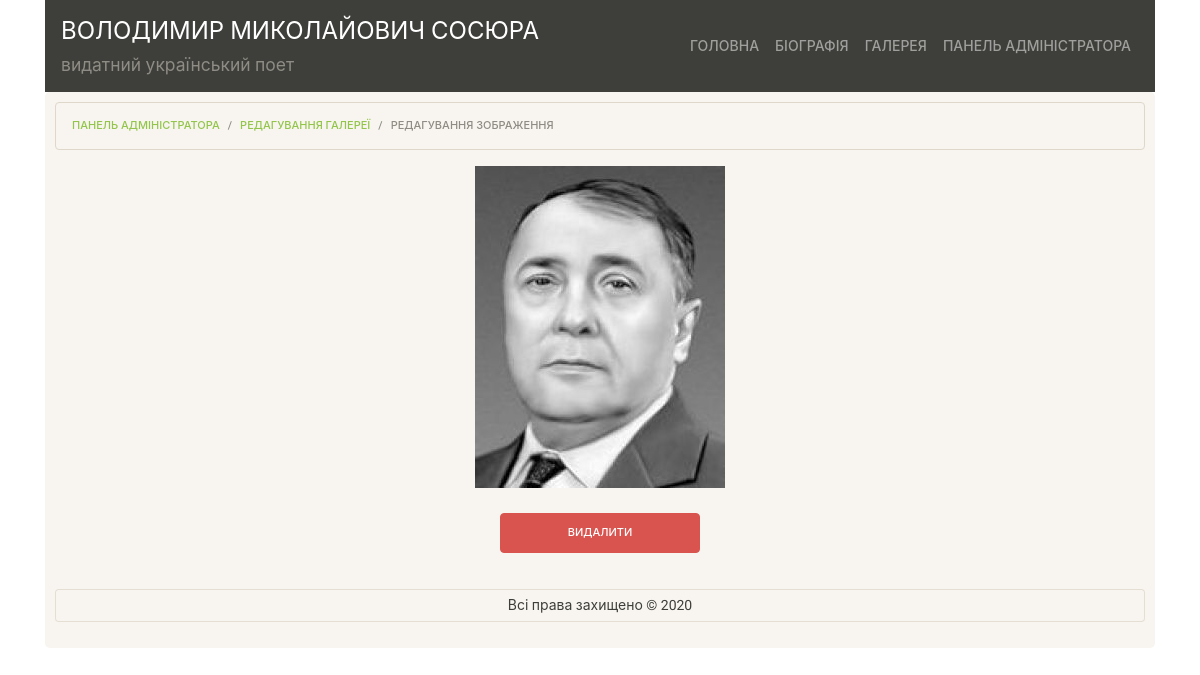
/lab10/public/admin/edit_gallery_photo.php?id=1 (signed in), run on the app's committed database.
### tables this page shows
CREATE TABLE `site_head` (
  `id` int(11) NOT NULL,
  `author_full_name` varchar(50) NOT NULL,
  `description` varchar(50) NOT NULL
);

CREATE TABLE `gallery` (
  `id` int(11) NOT NULL,
  `photo_url` varchar(50) NOT NULL
);

### lab10/src/services/Utils.php (called while the page is built, shortened)
<?php
class Utils {
    public static function get_file_hash($filename) {
        return date('YmdHis', filemtime($filename));
    }
}

### lab10/src/services/Auth.php (called while the page is built, shortened)
<?php
require_once __DIR__."/../dao/UserDaoPdo.php";
class Auth {
    private static ?Auth $singleton = null;
    private PDO $db;
    private UserDaoPdo $userDao;
    private ?User $user;
    private function __construct(PDO $db) {
        $this->db = $db;
        $this->userDao = new UserDaoPdo($db);
        $this->user = null;
        $this->tryRestoreFromSession();
    }
    private function tryRestoreFromSession() {
        if (isset($_SESSION['username']) && isset($_SESSION['password'])) {
            $username = $_SESSION['username'];
            $user = $this->userDao->findOneWithUsername($username);
            $this->user = $user;
        }
    }
    public static function instance() {
        if (Auth::$singleton == null) {
            include __DIR__."/../../config/db.php";
            Auth::$singleton = new Auth($db);
        }
        return Auth::$singleton;
    }
    public function getDb() {
        return $this->db;
    }
    public function isLoggedIn() {
        return $this->user != null;
    }
    public function isLoggedAsEditor() {
        return $this->isLoggedIn() && $this->user->isEditor();
    }
}

### lab10/src/dao/PdoDao.php (called while the page is built, shortened)
<?php
abstract class PdoDao {
    protected PDO $db;
    public function __construct(PDO $db) {
        $this->db = $db;
    }
    public function getById($id) {
        $stmt = $this->db->prepare("SELECT * FROM `{$this->getTableName()}` WHERE `id` = ?");
        $stmt->execute([$id]);
        $row = $stmt->fetch();
        return $this->associativeArrayToObject($row);
    }
}

### lab10/src/dao/SiteHeadDaoPdo.php (called while the page is built, shortened)
<?php
require_once __DIR__ . "/../models/SiteHead.php";
require_once __DIR__ . "/PdoDao.php";
class SiteHeadDaoPdo extends PdoDao {
    protected function getTableName() {
        return self::TABLE_NAME;
    }
    protected function associativeArrayToObject($arr) {
        return SiteHead::fromArray($arr);
    }
}

### lab10/src/models/SiteHead.php (called while the page is built, shortened)
<?php
class SiteHead {
    private $author_full_name;
    private $description;
    public static function fromArray($arr) {
        $obj = new SiteHead();
        foreach ($arr as $key => $value) {
            if (is_numeric($key)) continue;
            $obj->{$key} = $value;
        }
        return $obj;
    }
    public function getAuthorFullName() {
        return $this->author_full_name;
    }
    public function getDescription() {
        return $this->description;
    }
}

### lab10/src/dao/UserDaoPdo.php (called while the page is built, shortened)
<?php
require_once __DIR__ . "/../models/User.php";
require_once __DIR__ . "/PdoDao.php";
class UserDaoPdo extends PdoDao {
    protected function getTableName() {
        return self::TABLE_NAME;
    }
    protected function associativeArrayToObject($arr) {
        return User::fromArray($arr);
    }
    public function findOneWithUsername($username) {
        $stmt = $this->db->prepare("SELECT * FROM `{$this->getTableName()}` WHERE `username` = ?");
        $stmt->execute([$username]);
        $row = $stmt->fetch();
        return $this->associativeArrayToObject($row);
    }
}

### lab10/src/models/User.php (called while the page is built, shortened)
<?php
class User {
    private $role_id;
    public function isEditor() {
        return $this->getRoleId() >= 2;
    }
    public function getRoleId() {
        return $this->role_id;
    }
}

### lab10/src/request_handlers/EditGalleryPhoto.php (called while the page is built, shortened)
<?php
require_once __DIR__."/../dao/GalleryPhotoDaoPdo.php";
require_once __DIR__."/../services/Auth.php";
class EditGalleryPhotoHandler {
    public static function getGalleryPhoto() {
        if (!empty($_GET['id']) && is_numeric($_GET['id'])) {
            $id = $_GET['id'];
            $galleryPhotoDao = new GalleryPhotoDaoPdo(Auth::instance()->getDb());
            $galleryPhoto = $galleryPhotoDao->getById($id);
            if ($galleryPhoto != FALSE) {
                return $galleryPhoto;
            }
        }
        die();
    }
}

### lab10/src/dao/GalleryPhotoDaoPdo.php (called while the page is built, shortened)
<?php
require_once __DIR__ . "/../models/GalleryPhoto.php";
require_once __DIR__ . "/PdoDao.php";
class GalleryPhotoDaoPdo extends PdoDao {
    protected function getTableName() {
        return self::TABLE_NAME;
    }
    protected function associativeArrayToObject($arr) {
        return GalleryPhoto::fromArray($arr);
    }
}

### lab10/src/models/GalleryPhoto.php (called while the page is built, shortened)
<?php
class GalleryPhoto {
    private $photo_url;
    public static function fromArray($arr) {
        $obj = new GalleryPhoto();
        foreach ($arr as $key => $value) {
            if (is_numeric($key)) continue;
            $obj->{$key} = $value;
        }
        return $obj;
    }
    public function getPhotoUrl() {
        return $this->photo_url;
    }
}

### lab10/public/admin/edit_gallery_photo.php (the view, shortened to what this page needs)
<?php
require_once __DIR__."/../../src/services/Auth.php";
require_once __DIR__."/../../src/dao/GalleryPhotoDaoPdo.php";
require_once __DIR__."/../../src/request_handlers/EditGalleryPhoto.php";
if (!Auth::instance()->isLoggedAsEditor()) {
    header("Location: ./login.php");
    die();
}
$galleryPhoto = EditGalleryPhotoHandler::getGalleryPhoto();
$breadcrumb_path = [
    "Панель адміністратора" => "./",
    "Редагування галереї" => "./edit_gallery.php",
    "Редагування зображення" => "#",
];
require_once __DIR__."/../templates/head.php";
?>
<div class="row justify-content-center">
    <img id="selected_image" src="./../upload/<?= $galleryPhoto->getPhotoUrl(); ?>" style="max-width: 800px; max-height: 600px;">
</div>
<form method="POST">
    <div class="row justify-content-center" style="margin-top: 15px;">
        <input type="submit" class="save-btn btn btn-danger" onclick="return confirm('Ви дійсно хочете видалити дане зображення з галереї?');" value="Видалити">
    </div>
</form>
<?php
require_once __DIR__."/../templates/footer.php";
?>

### lab10/public/templates/head.php (shortened to what this page needs)
<?php
require_once __DIR__."/../../src/services/Utils.php";
require_once __DIR__."/../../src/services/Auth.php";
require_once __DIR__."/../../src/dao/SiteHeadDaoPdo.php";
$siteHeadPdo = new SiteHeadDaoPdo(Auth::instance()->getDb());
$siteHead = $siteHeadPdo->getById(1);
?>
<!DOCTYPE html>
<html lang="ua">
<head>
    <link rel="stylesheet" href="/assets/css/bootstrap.css?hash=<?= Utils::get_file_hash(__DIR__."/../assets/css/bootstrap.css"); ?>">
    <link rel="stylesheet" href="/assets/css/main.css?hash=<?= Utils::get_file_hash(__DIR__."/../assets/css/main.css"); ?>">
    <link rel="stylesheet" href="/assets/css/ekko-lightbox.css?hash=<?= Utils::get_file_hash(__DIR__."/../assets/css/ekko-lightbox.css"); ?>">
</head>
<body>
<div class="container">
    <nav class="navbar navbar-expand-lg navbar-dark bg-primary">
    <div class="row">
      <div class="col">
        <div class="row">
        <div class="col">
            <a class="navbar-brand" href="/"><?= $siteHead->getAuthorFullName(); ?></a>
        </div>
        </div>
        <div class="row">
        <div class="col">
            <h5 class="text-secondary"><?= $siteHead->getDescription(); ?></h5>
        </div>
        </div>
      </div>
    </div>
    <div class="collapse navbar-collapse justify-content-end" id="navbarColor01">
        <ul class="navbar-nav">
        <li class="nav-item <?= empty($is_nav_page_main) ? '' : 'active'; ?>">
            <a class="nav-link top-menu-link" href="/">Головна</a>
        </li>
        <li class="nav-item <?= empty($is_nav_page_bio) ? '' : 'active'; ?>">
            <a class="nav-link top-menu-link" href="/biography.php">Біографія</a>
        </li>
        <li class="nav-item <?= empty($is_nav_page_gallery) ? '' : 'active'; ?>">
            <a class="nav-link top-menu-link" href="/gallery.php">Галерея</a>
        </li>
        <?php if (Auth::instance()->isLoggedAsEditor()): ?>
        <li class="nav-item <?= empty($is_nav_page_admin) ? '' : 'active'; ?>">
            <a class="nav-link top-menu-link" href="/admin/">Панель адміністратора</a>
        </li>
        <?php endif; ?>
        </ul>
    </div>
    </nav>
    <div class="jumbotron content">
      <ol class="breadcrumb">
        <?php
        foreach ($breadcrumb_path as $key => $value):
            if ($key != array_key_last($breadcrumb_path)):
        ?>
            <li class="breadcrumb-item"><a href="<?= $value; ?>"><?= $key; ?></a></li>
        <?php
            else:
        ?>
            <li class="breadcrumb-item active"><?= $key; ?></li>
        <?php
            endif;
        endforeach;
        ?>
      </ol>

### lab10/public/assets/css/main.css (style rules this page uses)
.navbar-brand { font-size: 24px; }
.top-menu-link { font-size: 14px !important; }
.content { padding: 10px; }
.save-btn { margin-top: 10px; width: 200px; height: 40px; }

### data on the page
site_head: author_full_name "ВОЛОДИМИР МИКОЛАЙОВИЧ СОСЮРА", description "видатний український поет"
gallery: photo_url (picture)

### other printed values
$key "ПАНЕЛЬ АДМІНІСТРАТОРА"
$key "РЕДАГУВАННЯ ГАЛЕРЕЇ"
$key "РЕДАГУВАННЯ ЗОБРАЖЕННЯ"
